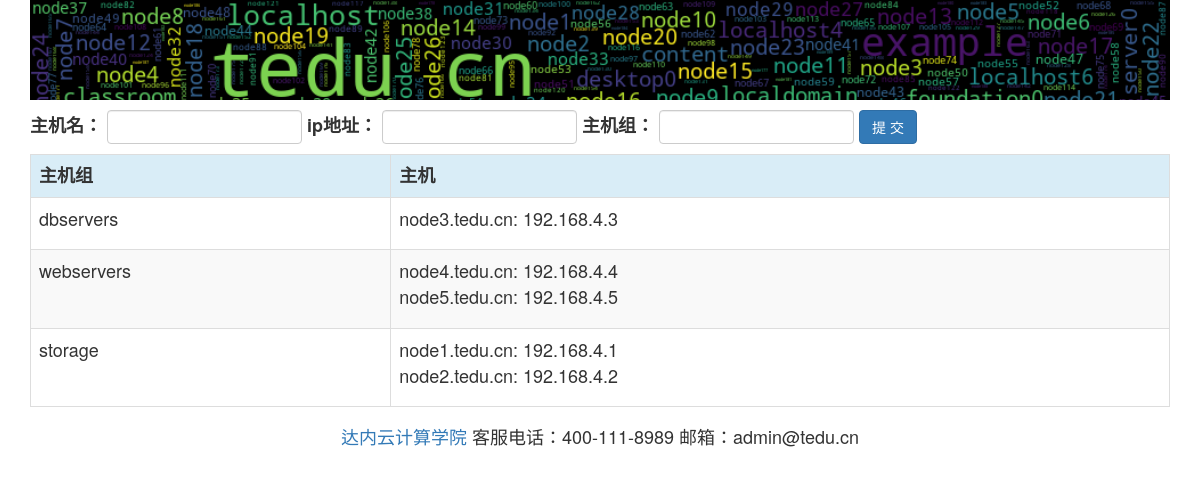
Screenshot of /webansi/addhosts/ with the database file from the repository.
### webansi/models.py (models this page shows, shortened)
class HostGroup(models.Model):
    groupname = models.CharField(max_length=50, unique=True)

class Host(models.Model):
    hostname = models.CharField(max_length=50, unique=True)
    ipaddr = models.CharField(max_length=15)
    group = models.ForeignKey(HostGroup, on_delete=models.CASCADE)

### webansi/views.py (the view, shortened to what this page needs)
def addhosts(request):
    groups = HostGroup.objects.all()
    return render(request, 'addhosts.html', {'groups': groups})

### webansi/templates/addhosts.html (shortened to what this page needs)
{% extends 'base.html' %}
{% load staticfiles %}
{% block content %}
    <form action="" method="post" class="form-inline" style="margin-bottom: 10px">
        <div class="form-group">
            <label>主机名：</label>
            <input class="form-control" type="text" name="host">
        </div>
        <div class="form-group">
            <label>ip地址：</label>
            <input class="form-control" type="text" name="ip">
        </div>
        <div class="form-group">
            <label>主机组：</label>
            <input class="form-control" type="text" name="group">
        </div>
        <div class="form-group">
            <input class="btn btn-primary" type="submit" value="提 交">
        </div>
    </form>
    <table class="table table-bordered table-striped table-hover">
        <tr class="info">
            <th>主机组</th>
            <th>主机</th>
        </tr>
        {% for group in groups %}
            <tr>
                <td>{{ group.groupname }}</td>
                <td>
                    <ul class="list-unstyled">
                        {% for host in group.host_set.all %}
                            <li>{{ host.hostname }}: {{ host.ipaddr }}</li>
                        {% endfor %}
                    </ul>
                </td>
            </tr>
        {% endfor %}
    </table>
{% endblock %}

### webansi/templates/base.html (shortened to what this page needs)
{% load staticfiles %}
<!DOCTYPE html>
<html lang="en">
<head>
    <link rel="stylesheet" href="{% static 'css/bootstrap.min.css' %}">
</head>
<body>
<div class="container">
    <div class="banner"></div>
    <div class="main h4">
        {% block content %}{% endblock %}
    </div>
    <div class="footer h4 text-center">
        <a href="http://linux.tedu.cn">达内云计算学院</a> 客服电话：400-111-8989 邮箱：admin@tedu.cn
    </div>
</div>
</body>
</html>

### rows the page displays
HostGroup: groupname "dbservers"
Host: hostname "node3.tedu.cn", ipaddr "192.168.4.3"
HostGroup: groupname "webservers"
Host: hostname "node4.tedu.cn", ipaddr "192.168.4.4"
Host: hostname "node5.tedu.cn", ipaddr "192.168.4.5"
HostGroup: groupname "storage"
Host: hostname "node1.tedu.cn", ipaddr "192.168.4.1"
Host: hostname "node2.tedu.cn", ipaddr "192.168.4.2"
